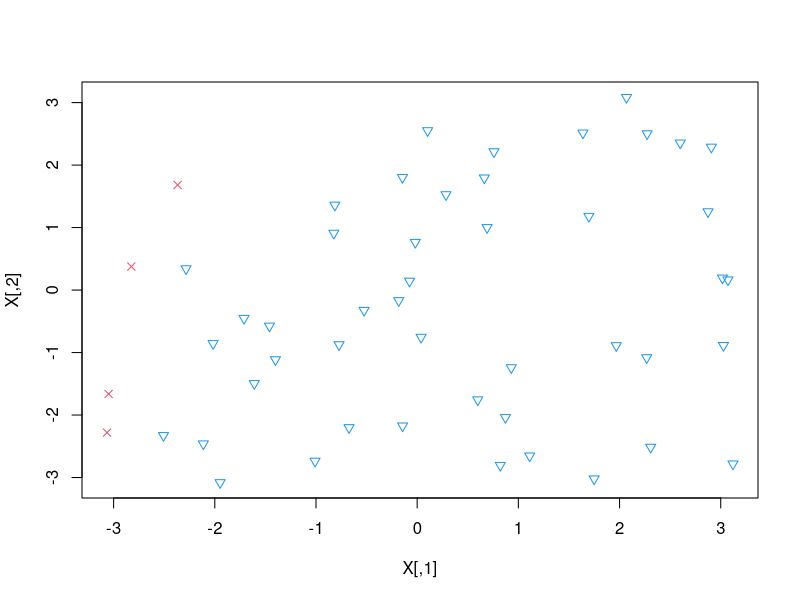
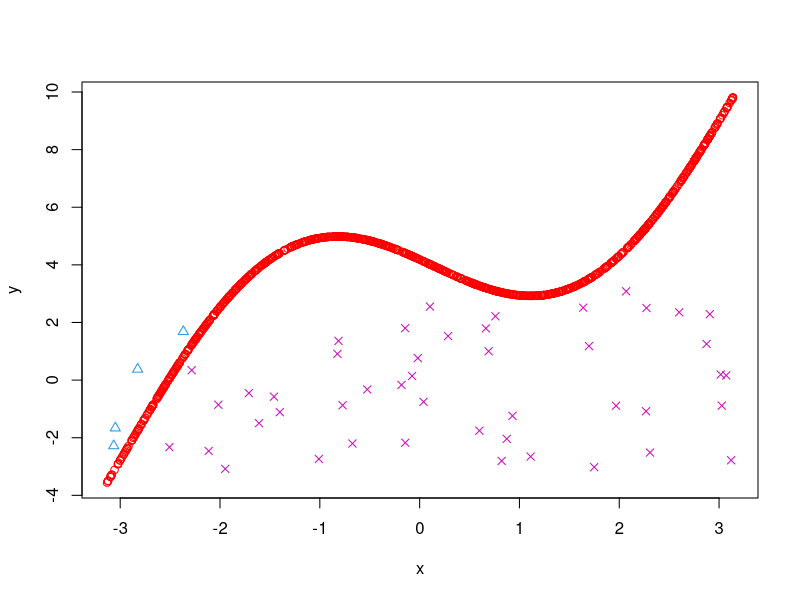
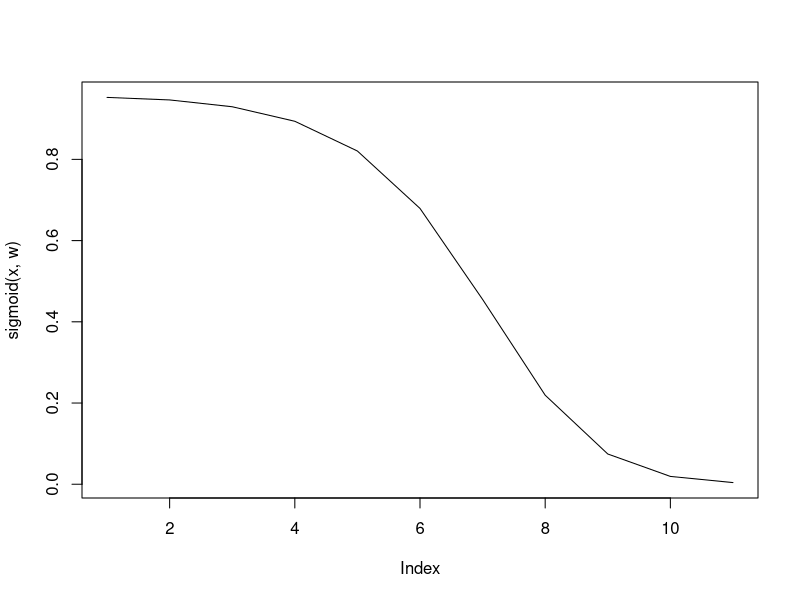
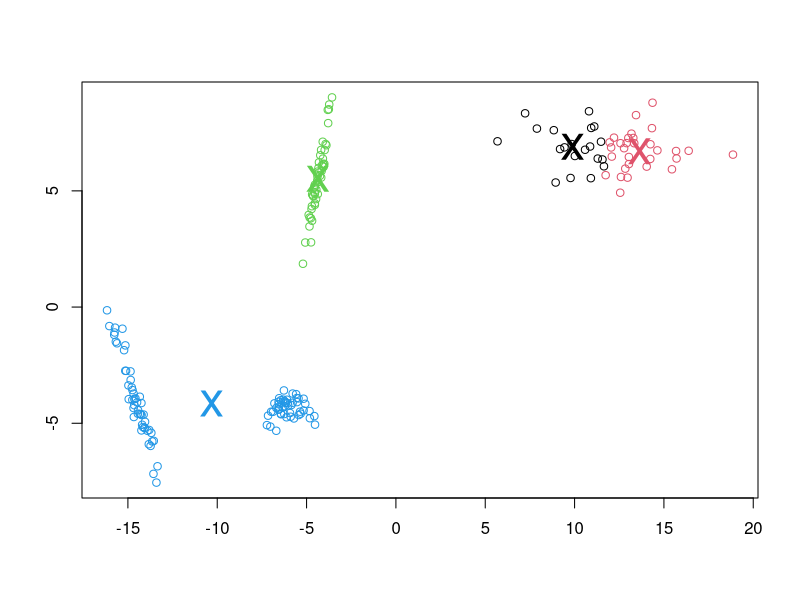

The R source for these figures, in order:
## ---- chunk 1
library(quadprog)

N <- 50
X <- matrix(0,nrow = N, ncol = 2);
W <- rnorm(5)
C <- matrix(0, nrow=N, ncol=1)
data <- matrix(0, nrow=N, ncol=5)
A <- matrix(0, nrow=N, ncol=5)

for(i in 1:N){
    X[i,] = runif(2, -pi, pi)
    data[i,][1] = 1
    data[i,][2] = X[i,][1]
    data[i,][3] = X[i,][2]
    data[i,][4] = cos(X[i,][1])
    data[i,][5] = sin(X[i,][1])

    C[i] <- sign(t(W) %*% data[i,])
    A[i,] <- C[i,]*data[i,]
}

plot(X, pch=(C+5), col=(C+3))
## ---- chunk 2
data <- as.matrix(data)

Q <- diag(5)
Q[5,5] <- 0.01
q <- rep(0, 5)
b <- rep(1, N)
result <- solve.QP(Q,q,t(A),b)

What <- result$solution
x <- runif(1000, -pi, pi)
y <- -(What[1] + What[2]*x + What[4]*cos(x) + What[5]*sin(x))/What[3]
plot(x,y, col='red')
lines(X, pch=C+3, type='p', col=(C+5))
## ---- chunk 3

x <- c(0:10)
w0 <- 3
w1 <- -0.05
w2 <- -0.08
#a
w <- cbind(w0, w1, w2)
sigmoid <- function(x, w){
    1/(1+exp(-(w[1] + w[2]*x + w[3]*x^2)))
}
plot(sigmoid(x, w), type='l')
## ---- chunk 4
dat_chipotle <- read.table('chipotle.dat')

dat_chipotle <- dat_chipotle[1:500,]
fet_dat <- cbind(rep(1, 500), dat_chipotle$V1, (dat_chipotle$V1)^2)
Y <- dat_chipotle$V2
#---------------------------------
learning_rate <- 0.001
#--------------------------------
w <- c(w0, w1, w2)
count <- 100

while(count > 0 ){
    count <- count - 1
    for(i in 1:500){
        # print(w)
        # print(Y[i] - sigmoid(dat_chipotle$V1[i], w))
        w[1] <- w[1] + learning_rate*(Y[i] - sigmoid(dat_chipotle$V1[i], w))
        w[2] <- w[2] + learning_rate*(Y[i] - sigmoid(dat_chipotle$V1[i], w))*dat_chipotle$V1[i]
        w[3] <- w[3] + learning_rate*(Y[i] - sigmoid(dat_chipotle$V1[i], w))*(dat_chipotle$V1[i])^2
        # print(w)
    }
}
print(w)
# View(sigmoid(dat_chipotle$V1, w))
# View(dat_chipotle$V2)

p <- sigmoid(dat_chipotle$V1, w)
logit <- ifelse(p > 0.5,1 ,0)
# class1 = df[,4]

# View(logit)
# View(Y)

sum(logit == Y)/length(logit)
## ---- chunk 5
set.seed(100)
w1 = rep(0,3)

X <- cbind(rep(1,500),dat_chipotle$V1, (dat_chipotle$V1)^2)
# Newton ralphson method to optmize w
for (i in 1:1000) { 
  p1 = 1/(1+exp(-t(w1) %*% t(X)))
  p1 = as.vector(p1)
  D = diag(p1*(1-p1))
  H = -t(X) %*% D %*% X
  grad1 = t(X) %*% (Y - p1)
  w1 = w1 - solve(H)%*%grad1
#   print(w1)
} 

print(w1)
## ---- chunk 6
give_labels <- function(clus, centers){
    d <- c()
    labels <- c()
    for(i in 1:200){
        d1 <- dist(clus[i,], centers[1,])
        d2 <- dist(clus[i,], centers[2,])
        d3 <- dist(clus[i,], centers[3,])
        d4 <- dist(clus[i,], centers[4,])
    # d < c(, dist(clus[i,], c[2,]), dist(clus[i,], c[3,]), dist(clus[i,], c[4,]))
        d <- c(d1, d2, d3, d4)
        labels <- c(labels, which(d == min(d)))
        d <- c()
    }
    clus <- cbind(clus, labels)
    # View(clus)
    
    # new_centers <- c(mean(clus[clus[3] == 1,]), mean(clus[clus[3]==2,]), mean(clus[clus[3]==3,]), mean(clus[clus[3]==4,]))
    # new_centers
    clus
}

dist <- function(x, c){
    sum((x-c)^2)
}

mean_center <- function(c){
    x <- mean(c[,1])
    y <- mean(c[,2])
    c(x,y)
}

assign_center <- function(new_clus, n){
    if(sum(new_clus[,3]==n)>1){
        x <- new_clus[new_clus[,3] == n,]
        # View(x)
        x <- mean_center(x)
    } else {
        x <- centers[n,]
    }
    x
}

# cluster1
z <- cbind(rnorm(50, mean=0,sd=1), rnorm(50, mean=0, sd=1))
T <- rnorm(4, mean=0, sd=1)
b <- rnorm(2, mean=0, sd=10)
T <- cbind(c(T[1], T[2]), c(T[3], T[4]))
cluster1 <- T %*% t(z) + b
cluster1 <- t(cluster1)

# cluster2
z <- cbind(rnorm(50, mean=0,sd=1), rnorm(50, mean=0, sd=1))
T <- rnorm(4, mean=0, sd=1)
b <- rnorm(2, mean=0, sd=10)
T <- cbind(c(T[1], T[2]), c(T[3], T[4]))
cluster2 <- T %*% t(z) + b
cluster2 <- t(cluster2)

# cluster3
z <- cbind(rnorm(50, mean=0,sd=1), rnorm(50, mean=0, sd=1))
T <- rnorm(4, mean=0, sd=1)
b <- rnorm(2, mean=0, sd=10)
T <- cbind(c(T[1], T[2]), c(T[3], T[4]))
cluster3 <- T %*% t(z) + b
cluster3 <- t(cluster3)

# cluster4
z <- cbind(rnorm(50, mean=0,sd=1), rnorm(50, mean=0, sd=1))
T <- rnorm(4, mean=0, sd=1)
b <- rnorm(2, mean=0, sd=10)
T <- cbind(c(T[1], T[2]), c(T[3], T[4]))
cluster4 <- T %*% t(z) + b
cluster4 <- t(cluster4)

# clusters <- c()

# for(i in 0:3){
#     # z <- rnorm(100, mean=0, sd=1)
#     # z <- cbind(z[1:50], z[51:100])
#     z <- cbind(rnorm(50, mean=0,sd=1), rnorm(50, mean=0, sd=1))
#     T <- rnorm(4, mean=0, sd=1)
#     b <- rnorm(2, mean=0, sd=10)
#     T <- cbind(c(T[1], T[3]), c(T[2], T[4]))
#     cluster4 <- T %*% t(z) + b
#     clusters <- c(clusters, t(cluster4))
# }

clus <- rbind(cluster1, cluster2, cluster3, cluster4)

centers<- cbind(rnorm(4, mean=0, sd=1), rnorm(4, mean=0, sd=1))

count=500
while(count >0){
    # print(count)
    new_clus <- give_labels(clus, centers)
    c1 <- assign_center(new_clus, 1)
    c2 <- assign_center(new_clus, 2)
    c3 <- assign_center(new_clus, 3)
    c4 <- assign_center(new_clus, 4)
    
    count = count - 1
    centers <- c()
    centers <- rbind(c1, c2, c3, c4)

}

print(centers)
color <- rep(0, 200)


plot(new_clus[,1:2], col=new_clus[,3])
points(centers, pch='x',col=1:4, cex=3)



